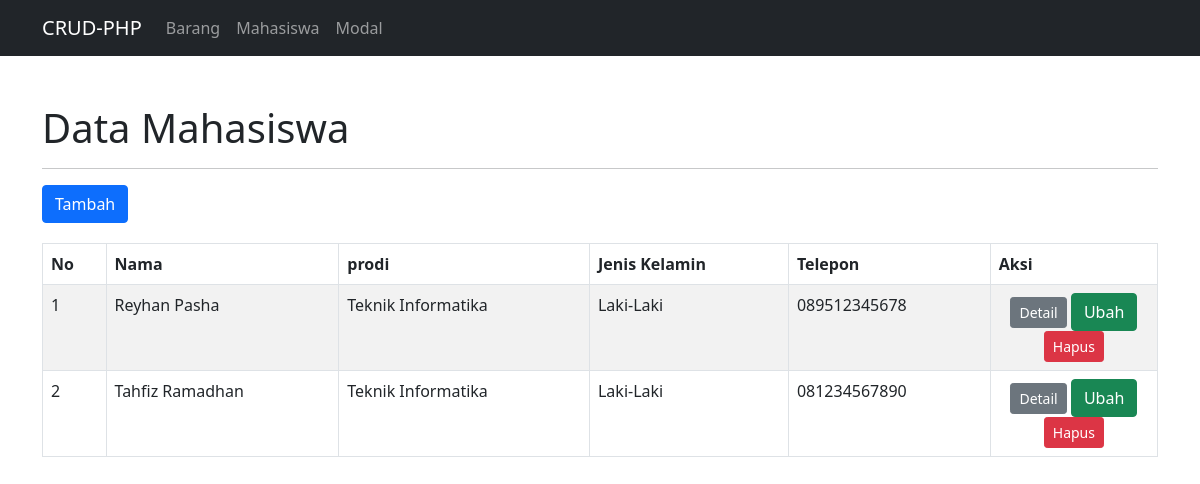
/mahasiswa.php, run on an earlier commit of the app's database.
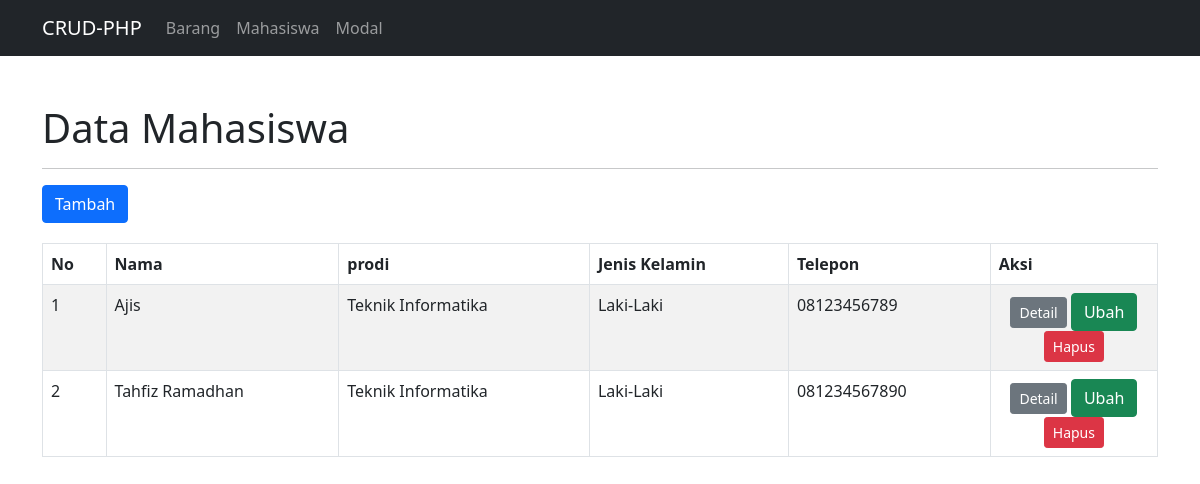
And on a later commit of the database.
### tables this page shows
CREATE TABLE `mahasiswa` (
  `id_mahasiswa` int(11) NOT NULL,
  `nama` varchar(100) NOT NULL,
  `prodi` varchar(50) NOT NULL,
  `jk` varchar(10) NOT NULL,
  `telepon` varchar(30) NOT NULL,
  `email` varchar(30) NOT NULL,
  `foto` varchar(100) NOT NULL
);

### config/controller.php (called while the page is built, shortened)
<?php
function select($query)
{
    global $db;
    $result = mysqli_query($db, $query);
    $rows = [];
    while ($row = mysqli_fetch_assoc($result)) {
        $rows[] = $row;
    }
    return $rows;
}

### mahasiswa.php (the view, shortened to what this page needs)
<?php
include 'layout/header.php';
$data_mahasiswa = select("SELECT * FROM mahasiswa ORDER BY id_mahasiswa DESC");
?>
<div class="container mt-5">
    <h1>Data Mahasiswa</h1>
    <hr>
    <a href="tambah-mahasiswa.php" class="btn btn-primary mb-1">Tambah</a>
    <table class="table table-bordered table-striped mt-3" id="table">
        <thead>
            <tr>
                <th>No</th>
                <th>Nama</th>
                <th>prodi</th>
                <th>Jenis Kelamin</th>
                <th>Telepon</th>
                <th>Aksi</th>
            </tr>
        </thead>
        <tbody>
            <?php $no = 1; ?>
            <?php foreach ($data_mahasiswa as $mahasiswa): ?>
                <tr>
                    <td>
                        <?= $no++; ?>
                    </td>
                    <td>
                        <?= $mahasiswa['nama'] ?>
                    </td>
                    <td>
                        <?= $mahasiswa['prodi'] ?>
                    </td>
                    <td>
                        <?= $mahasiswa['jk'] ?>
                    </td>
                    <td>
                        <?= $mahasiswa['telepon'] ?>
                    </td>
                    <td class="text-center" width="15%">
                        <a href="detail-mahasiswa.php?id_mahasiswa=<?= $mahasiswa['id_mahasiswa']; ?>"
                            class="btn btn-secondary btn-sm">Detail</a>
                        <a href="" class="btn btn-succces btn-success">Ubah</a>
                        <a href="hapus-mahasiswa.php?id_mahasiswa=<?= $mahasiswa['id_mahasiswa']; ?>"
                            class="btn btn-danger btn-sm"
                            onclick="return confirm('Apakah Anda Yakin Menghapus Data Berikut.?');">Hapus</a>
                    </td>
                </tr>
            <?php endforeach; ?>
        </tbody>
    </table>
</div>
<?php include 'layout/footer.php'; ?>

### layout/header.php (shortened to what this page needs)
<!doctype html>
<html lang="en">
<head>
  <link href="https://cdn.jsdelivr.net/npm/bootstrap@5.0.2/dist/css/bootstrap.min.css" rel="stylesheet"
>
  <link rel="stylesheet" href="https://cdn.datatables.net/2.0.3/css/dataTables.bootstrap5.css">
</head>
<body>
  <div>
    <nav class="navbar navbar-expand-lg navbar-dark bg-dark">
      <div class="container">
        <a class="navbar-brand" href="index.php">CRUD-PHP</a>
        <div class="collapse navbar-collapse" id="navbarNav">
          <ul class="navbar-nav">
            <li class="nav-item">
              <a class="nav-link" href="index.php">Barang</a>
            </li>
            <li class="nav-item">
              <a class="nav-link" href="mahasiswa.php">Mahasiswa</a>
            </li>
            <li class="nav-item">
              <a class="nav-link" href="#">Modal</a>
            </li>
          </ul>
        </div>
      </div>
    </nav>
  </div>

### layout/footer.php (shortened to what this page needs)
</body>
</html>

What changed in the data, as far as the page shows it:
removed mahasiswa: nama "Reyhan Pasha", prodi "Teknik Informatika", jk "Laki-Laki", telepon "089512345678"
added mahasiswa: nama "Ajis", prodi "Teknik Informatika", jk "Laki-Laki", telepon "08123456789"
